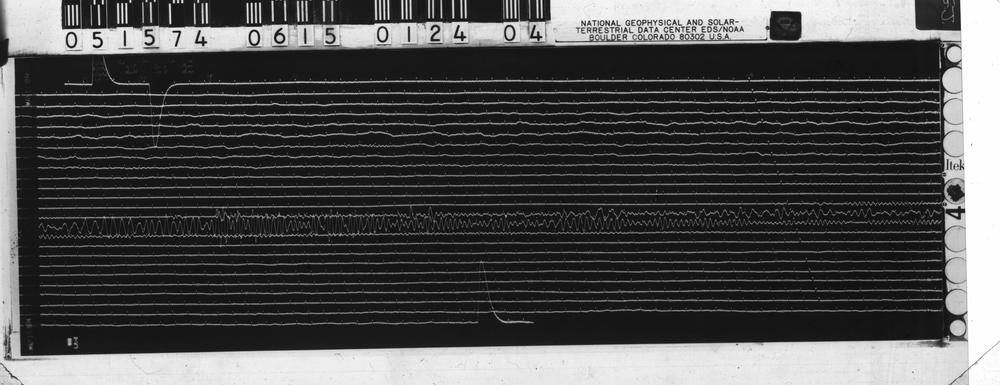
#> input picture in/dummy-seismo-small.png, 1000 x 385 px, shrunk from 3863 x 1488 before the run
$ python -i intersection_detection.py   (imports and definitions only)   (Python 2 division)
#> lines starting #> are read from the running program, lines starting #| are printed output that depends on the picture; after the words box and inside, x2 and y2 are one past the last pixel; in counts of white or black regions, pixels touching at a corner belong together
# -*- coding: utf-8 -*-
"""
Created on Thu Jan 29 14:38:19 2015

@author: benamy
"""

import numpy as np
from matplotlib.pyplot import imread
import csv
from scipy.signal import convolve2d
from scipy.ndimage import label

from skimage.morphology import medial_axis
from skimage import color
from skimage.io import imsave
from skimage.draw import circle

import geojson

class IntersectionCollection:
    '''
    The IntersectionCollection class stores intersection data
    generated by find_intersections(), and can export the data
    as a black and white image, or as a GeoJSON FeatureCollection.

    Attributes
    -------------
    intersections : list of coordinate pairs
        The centers of intersection regions.
    radii : list of doubles
        The radii of intersection regions.
    shape : tuple or 1-D numpy array
        The dimensions of the original image.
    '''
    def __init__(self, intersections, radii, shape):
        self.intersections = intersections
        self.radii = radii
        self.shape = shape

    # [26 lines left out: functions exportAsGeoJSON, exportAsImage, not called in this run]

    # [9 lines of commented-out code are left out]

def find_intersections_from_file_path(input_path):
#> called with input_path = '../in/dummy-seismo-small.png'
    image = imread(input_path)
#> image is the input picture: shape (385, 1000) float32; min 0, max 1, mean 0.309
    image = color.rgb2gray(image)
    return find_intersections(image)
#> in find_intersections, `image_skel,dist = medial_axis(image_bin, return_distance = True)`:
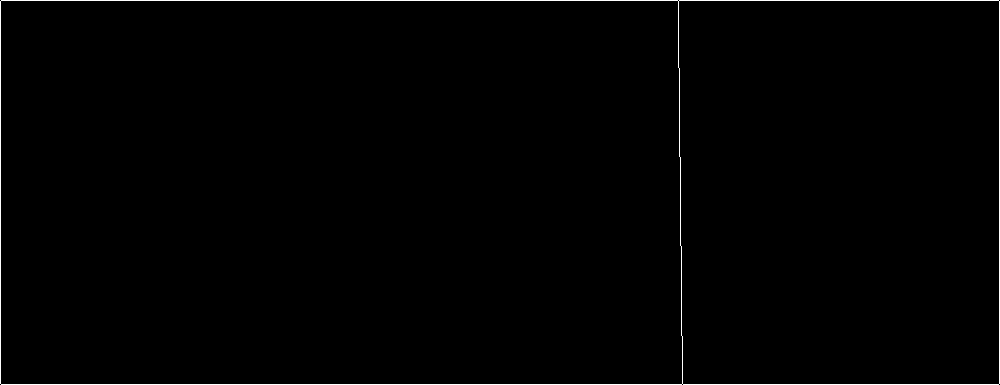
#> image_skel: shape (385, 1000) bool; 0.82% white in thin lines or dots
#> in find_intersections, `image_skel,dist = medial_axis(image_bin, return_distance = True)`:
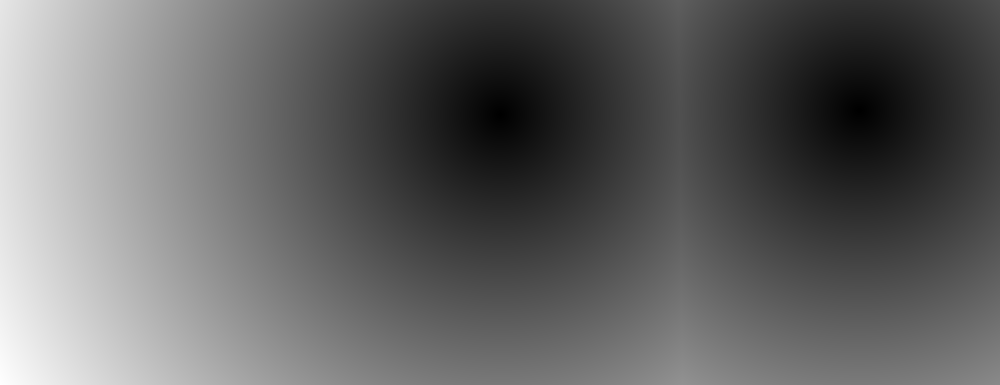
#> dist: shape (385, 1000) float64; min 0, max 568.2, mean 222.3; drawn with min black and max white

def find_intersections(image_bin, figure=True, labels=False):
    '''
    Finds the intersections of traces by skeletonizing the image.

    Parameters
    -------------
    image_bin : 2-D Boolean numpy array
        A binary image.
    figure : bool
        If True, function outputs a binary image with
        pixels in intersection regions set to True. If set to False,
        function outputs a list of circular regions making up the
        intersections.
    labels : bool
        If False (default), output is a binary image. If True, the
        output of the function is an array with each intersection
        region given a unique ID.

    Returns
    ----------
    image_intersections : IntersectionCollection
        An object containing all intersection and radius data,
        and providing functions to export the data to a file.
    '''
    image_skel,dist = medial_axis(image_bin, return_distance = True)
    image_dead_ends = find_dead_ends(image_skel)
#> in find_dead_ends, `skeleton = skeleton.astype(int)`: skeleton: shape (385, 1000) int64; values 0 (black) and 1 (white), 0.82% white in thin lines or dots
#> in find_dead_ends, `dead_ends = convolve2d(skeleton, kernel, mode='same')`:
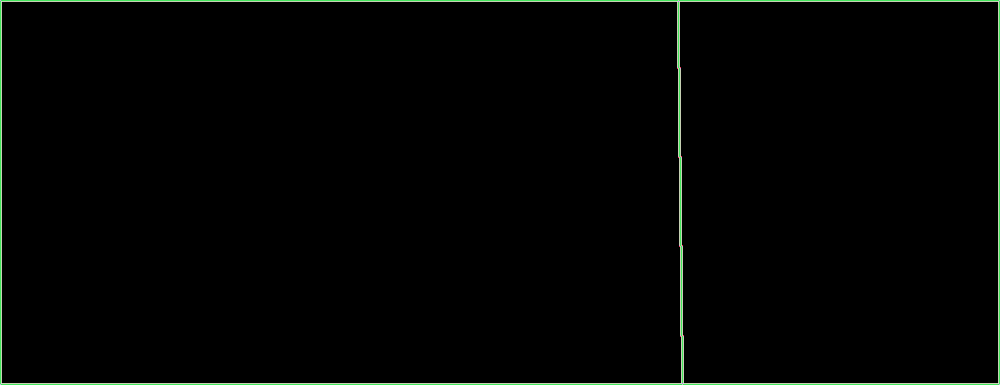
#> dead_ends: shape (385, 1000) int64; 7 distinct labels, from 0 to 13; one colour per label, 0 black
#> in find_dead_ends, `dead_ends = dead_ends == 11`: dead_ends: shape (385, 1000) bool; every value is 0
#> in find_dead_ends, `dead_end_indices = np.argwhere(dead_ends)`: dead_end_indices = empty array
    dendrites = get_all_pixel_paths(image_skel,image_dead_ends,
                                    max_path_length = 50)

    # To differentiate between "dendrites" and traces that happen to
    # reach a dead end, d_threshold is the minimum ratio of the displacement
    # of the pixel path and the width of the trace where the pixel
    # path connects with other paths for the path to be considered
    # a trace. If the ratio falls below this threshold, the path is
    # considered a "dendrite" and removed.
    d_threshold = 2.5
    for d in dendrites:
        pix_i = d[0]
        pix_f = d[-1]
        dendrite_displacement = np.sqrt( (pix_i[0] - pix_f[0]) ** 2 +
                                     (pix_i[1] - pix_f[1]) ** 2)
        if dendrite_displacement < d_threshold * dist[pix_f[0], pix_f[1]]:
            remove_pixels(image_skel,d)

    intersections, degrees = find_junctions(image_skel)
    radii = get_intersection_sizes(intersections, dist)
    return IntersectionCollection(intersections, radii, image_skel.shape)

def find_dead_ends(skeleton):
    '''
    Finds dead ends in the skeletonized image. It does this by finding
    pixels in the skeleton (labeled True in the image) that are
    adjacent to exactly one other pixel in the skeleton. Adjacent, in this
    case, includes the four diagonal pixels.

    Parameters
    ------------
    skeleton : 2-D Boolean numpy array
        A binary image of the skeleton.

    Returns
    --------
    dead_end_indices : ndarray
        A 2-D array with two columns, listing the indices of the
        dead-end pixels in the image.
    '''
    skeleton = skeleton.astype(int)
    kernel = np.array([[1,1,1],[1,10,1],[1,1,1]])
    dead_ends = convolve2d(skeleton, kernel, mode='same')
    dead_ends = dead_ends == 11
    dead_end_indices = np.argwhere(dead_ends)
    return dead_end_indices

def find_junctions(skeleton):
    '''
    Finds junctions in the skeletonized image. It does this by finding
    pixels in the skeleton (labeled True in the image) that are
    adjacent to three or more other pixels in the skeleton. Adjacent,
    in this case, includes the four diagonal pixels.

    Parameters
    ------------
    skeleton : 2-D Boolean numpy array
        A binary image of the skeleton.

    Returns
    --------
    junctions : ndarray
        A 2-D array with two columns, listing the indices of the
        pixels determined to be junctions.
    degrees : numpy array
        A 1-D array, with the same number of rows as junctions,
        listing the degree (number of adjacent pixels in skeleton)
        of each junction.
    '''
    skeleton = skeleton.astype(int)
    kernel = np.array([[1,1,1],[1,10,1],[1,1,1]])
    connectivity = convolve2d(skeleton,kernel, mode='same')
    connectivity = connectivity - 10
    junctions = connectivity >= 3
    junctions = np.argwhere(junctions)
    degrees = connectivity[junctions[:,0], junctions[:,1]]
    return (junctions, degrees)

# [65 lines left out: function get_pixel_path, not called in this run]

def get_all_pixel_paths(pixel_array, dead_ends, max_path_length=-1):
    '''
    Makes calls to get_pixel_path for all the dead ends passed to it.
    Only returns paths of pixels that are connected to other pixel paths.

    Parameters
    -------------
    pixel_array : 2-D Boolean array
        The skeletonized image.
    dead_ends : list of coordinate pairs (as 1x2 numpy arrays)

    max_path_length : int
        The maximum length of a pixel path. Function returns the pixel
        path if this limit has been reached.

    Returns
    ---------
    paths : list of lists of coordinate pairs (as 1x2 numpy arrays)
        A list that contains the pixel_path outputs from calls to the
        get_pixel_path function.
    '''
    paths = []
    for d_e in dead_ends:
        conn, path = get_pixel_path(pixel_array, d_e, max_path_length)
        if conn >= 2:
            paths.append(path)
    return paths

# [82 lines left out: functions remove_pixels, mark_coords, color_markers, draw_circle, expand_junctions, not called in this run]

def get_intersection_sizes(intersections,distance_transform):
    '''
    Finds the distances of the shortest paths from each junction
    to the edges of the trace.

    Parameters
    ------------
    intersections : list of coordinate pairs
        The coordinates of junctions.
    distance_transform : numpy array
        An array containing the distance transform of a binary image.

    Returns
    --------
    sizes : list of doubles
        The radii of the largest circles that can be drawn around pixels
        listed in intersections that do not include background pixels.
    '''
    sizes = []
    for i in intersections:
        sizes.append(distance_transform[i[0],i[1]])
    return sizes

# [7 lines left out: function output_intersections, not called in this run]

>>> result = find_intersections_from_file_path('../in/dummy-seismo-small.png')
#> after the loop in get_all_pixel_paths, `for d_e in dead_ends:`: paths = []
#> in find_junctions, `junctions = connectivity >= 3`:
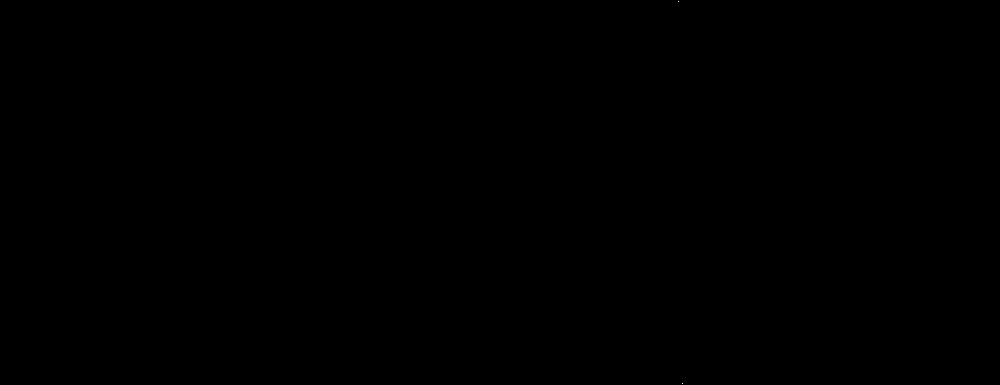
#> junctions: shape (385, 1000) bool; 0% white in thin lines or dots, all inside (x1, y1, x2, y2) = (678, 1, 683, 384)
#> in find_junctions, `junctions = np.argwhere(junctions)`: junctions = [[1, 678], [383, 682]]
#> in find_junctions, `degrees = connectivity[junctions[:,0], junctions[:,1]]`: degrees = [3, 3]
#> in find_intersections, `intersections, degrees = find_junctions(image_skel)`: intersections = [[1, 678], [383, 682]]; degrees = [3, 3]
#> the loop in get_intersection_sizes, `for i in intersections:` made 2 passes
#> after the loop in get_intersection_sizes, `for i in intersections:`: sizes = [210.4, 324.8]
#> in __init__, `self.intersections = intersections`: self.intersections = [[1, 678], [383, 682]]
#> in __init__, `self.radii = radii`: self.radii = [210.4, 324.8]
